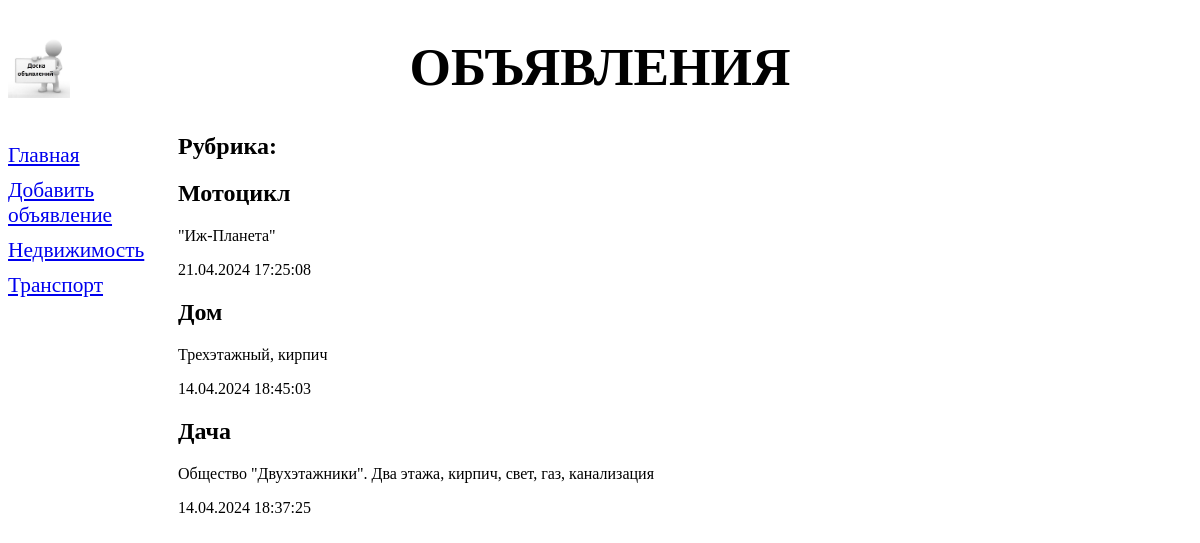
Page /bboard/ on the earlier database version.
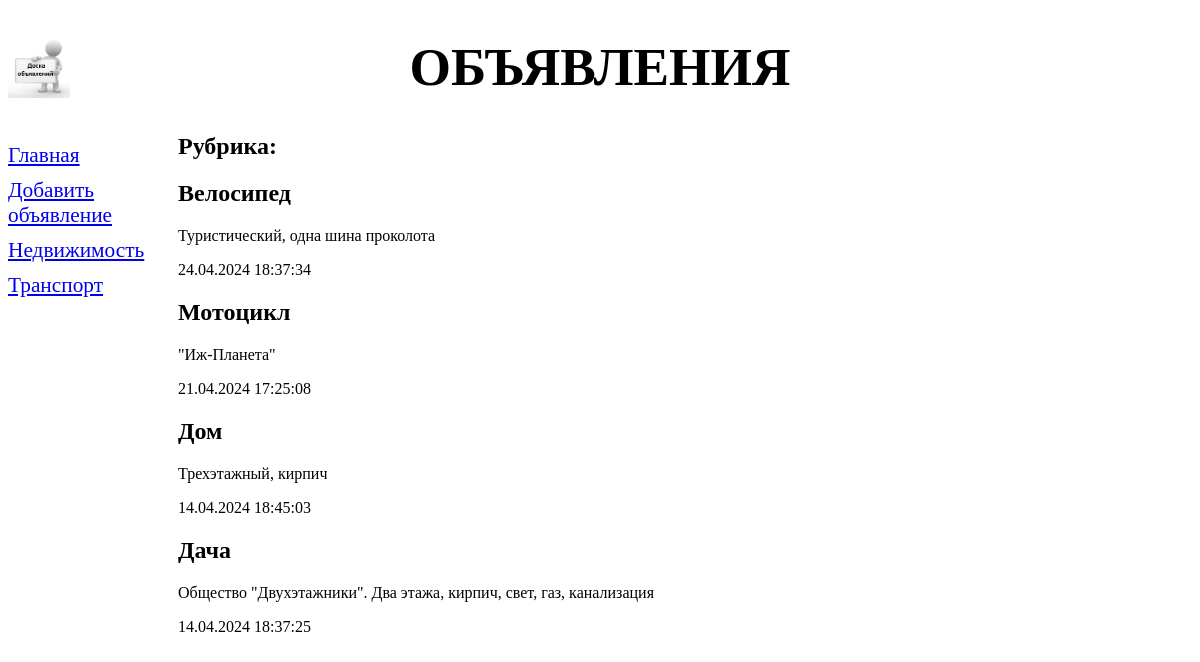
Same page on the later database version.
### bboard/models.py (models this page shows, shortened)
class Rubric(models.Model):
    name = models.CharField(max_length=20, db_index=True, verbose_name='Название рубрики')
    class Meta:
        verbose_name_plural = 'Рубрики'
        verbose_name = 'Рубрика'
        ordering = ['name']

class Bb(models.Model):
    title = models.CharField(max_length=50, verbose_name='Название товара')
    content = models.TextField(verbose_name='Описание товара')
    price = models.FloatField(verbose_name='Цена товара')
    published = models.DateTimeField(auto_now_add=True, db_index=True, verbose_name='Опубликовано')
    rubric = models.ForeignKey('Rubric', null=True, on_delete=models.PROTECT, verbose_name='Рубрика')
    class Meta:
        verbose_name_plural = 'Объявления'
        verbose_name = 'Объявление'
        ordering = ['-published']

### bboard/views.py (the view)
# urls.py: path('', index, name='index'),
def index(request):
    bbs = Bb.objects.all()
    rubrics = Rubric.objects.all()
    context = {'bbs': bbs, 'rubrics': rubrics}
    return render(request, 'bboard/index.html', context)

### bboard/templates/bboard/index.html (shortened to what this page needs)
{% extends "bboard/layout/basic.html" %}
{% block content %}
<h2>Рубрика: {{ current_rubric.name }}</h2>
{% for bb in bbs %}
<div>
    <h2>{{ bb.title }}</h2>
    <p>{{ bb.content }}</p>
    <p>{{ bb.published|date:"d.m.Y H:i:s" }}</p>
</div>
{% endfor %}
{% endblock %}

### bboard/templates/bboard/layout/basic.html (shortened to what this page needs)
{% load static %}
<!DOCTYPE html>
<html lang="en">
<head>
    <link rel="stylesheet" type="text/css" href="{% static 'bboard/style.css' %}">
</head>
<body>
<header>
    <h1>Объявления</h1>
</header>
<nav>
    <a href="{% url 'index' %}">Главная</a>
    <a href="{% url 'add' %}">Добавить объявление</a>
    {% for rubric in rubrics %}
        <a href="{% url 'rubric_bbs' rubric.pk %}">{{ rubric.name }}</a>
    {% endfor %}
</nav>
<main>
    {% block content %}
    {% endblock %}
</main>
</body>
</html>

Differences in the rows shown:
added Bb: title "Велосипед", content "Туристический, одна шина проколота", published "24.04.2024 18:37:34"
